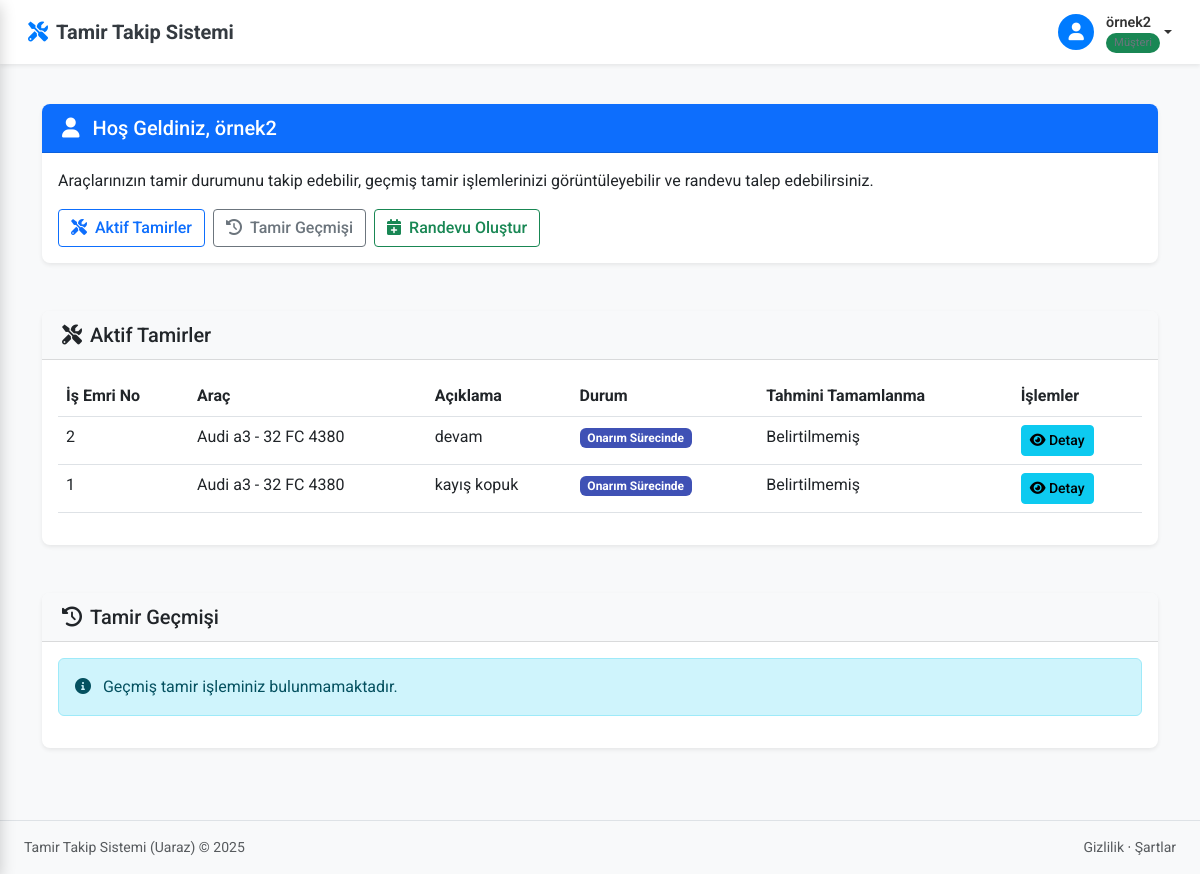
The app's page /musteri-portali/ (signed in) with its own data.
### core/models.py (models this page shows, shortened)
class IsEmri(models.Model):
    DURUM_SECENEKLERI = (
        ('beklemede', 'Beklemede'),
        ('incelemede', 'İncelemede'),
        ('onarim_sureci', 'Onarım Sürecinde'),
        ('test_asamasi', 'Test Aşamasında'),
        ('tamamlandi', 'Tamamlandı'),
        ('iptal_edildi', 'İptal Edildi'),
    )
    ONCELIK_SECENEKLERI = [
        ('normal', 'Normal'),
        ('yuksek', 'Yüksek'),
        ('acil', 'Acil'),
    ]
    arac = models.ForeignKey('Arac', on_delete=models.CASCADE, related_name='isemirleri')
    aciklama = models.TextField()
    durum = models.CharField(max_length=20, choices=DURUM_SECENEKLERI, default='beklemede')
    oncelik = models.CharField(max_length=10, choices=ONCELIK_SECENEKLERI, default='normal')
    teknisyen = models.ForeignKey(User, on_delete=models.SET_NULL, null=True, blank=True)
    baslama_tarihi = models.DateTimeField(
        verbose_name="Başlama Tarihi",
        default=timezone.now
    )
    bitis_tarihi = models.DateTimeField(null=True, blank=True, verbose_name="Bitiş Tarihi")
    olusturma_tarihi = models.DateTimeField(auto_now_add=True, verbose_name="Oluşturma Tarihi")
    yapilan_islemler = models.TextField(blank=True, verbose_name="Yapılan İşlemler")
    kullanilan_parcalar = models.TextField(blank=True, verbose_name="Kullanılan Parçalar")
    toplam_maliyet = models.DecimalField(max_digits=10, decimal_places=2, default=0, verbose_name="Toplam Maliyet")
    kilometre = models.IntegerField(null=True, blank=True, verbose_name="Kilometre")
    notlar = models.TextField(blank=True, verbose_name="Notlar")
    class Meta:
        ordering = ['-baslama_tarihi']
        verbose_name = "İş Emri"
        verbose_name_plural = "İş Emirleri"
    @property
    def durum_renk(self):
        renk_esleme = {
            'beklemede': 'warning',
            'incelemede': 'info',
            'onarim_sureci': 'primary',
            'test_asamasi': 'primary',
            'tamamlandi': 'success',
            'iptal_edildi': 'danger',
        }
        return renk_esleme.get(self.durum, 'secondary')

class Arac(models.Model):
    musteri = models.ForeignKey(Musteri, on_delete=models.CASCADE)
    marka = models.CharField(max_length=100)
    model = models.CharField(max_length=100)
    plaka = models.CharField(max_length=20, unique=True)
    uretim_yili = models.IntegerField()
    uretim_yili = models.IntegerField(default=2000)
    _son_isemri_cache = None
    @property
    def son_isemri(self):
        """Aracın en son iş emrini döndürür"""
        if self._son_isemri_cache is not None:
            return self._son_isemri_cache
        try:
            return self.isemirleri.order_by('-olusturma_tarihi').first()
        except AttributeError:
            try:
                return self.isemri_set.order_by('-olusturma_tarihi').first()
            except:
                return None

### core/views.py (the view)
# urls.py: path('musteri-portali/', views.musteri_portal, name='musteri_portal'),
@login_required
def musteri_portal(request):
    araclar = Arac.objects.filter(musteri__user=request.user)
    aktif_isemirler = IsEmri.objects.filter(
        arac__in=araclar,
        durum__in=['beklemede', 'incelemede', 'onarim_sureci', 'test_asamasi']
    ).order_by('-olusturma_tarihi')
    tamamlanan_isemirler = IsEmri.objects.filter(
        arac__in=araclar,
        durum='tamamlandi'
    ).order_by('-bitis_tarihi')
    context = {
        'aktif_isemirler': aktif_isemirler,
        'tamamlanan_isemirler': tamamlanan_isemirler,
        'araclar': araclar,
    }
    return render(request, 'core/musteri_portal.html', context)

### core/templates/core/musteri_portal.html (shortened to what this page needs)
{% extends 'core/base.html' %}
{% load static %}
{% load custom_filters %}
{% block content %}
<div class="container py-4">
    <div class="row mb-4">
        <div class="col-12">
            <div class="card shadow-sm">
                <div class="card-header bg-primary text-white">
                    <h5 class="mb-0"><i class="fas fa-user me-2"></i> Hoş Geldiniz, {{ user.first_name|default:user.username }}</h5>
                </div>
                <div class="card-body">
                    <p>Araçlarınızın tamir durumunu takip edebilir, geçmiş tamir işlemlerinizi görüntüleyebilir ve randevu talep edebilirsiniz.</p>
                    <div class="d-flex flex-wrap gap-2">
                        <a href="#active-repairs" class="btn btn-outline-primary">
                            <i class="fas fa-tools me-2"></i>Aktif Tamirler
                        </a>
                        <a href="#repair-history" class="btn btn-outline-secondary">
                            <i class="fas fa-history me-2"></i>Tamir Geçmişi
                        </a>
                        <a href="{% url 'musteri_randevu_olustur' %}" class="btn btn-outline-success">
                            <i class="fas fa-calendar-plus me-2"></i>Randevu Oluştur
                        </a>
                    </div>
                </div>
            </div>
        </div>
    </div>
    <div class="row mb-4" id="active-repairs">
        <div class="col-12">
            <div class="card shadow-sm">
                <div class="card-header">
                    <h5 class="mb-0"><i class="fas fa-tools me-2"></i>Aktif Tamirler</h5>
                </div>
                <div class="card-body">
                    {% if aktif_isemirler %}
                    <div class="table-responsive">
                        <table class="table table-hover">
                            <thead>
                                <tr>
                                    <th>İş Emri No</th>
                                    <th>Araç</th>
                                    <th>Açıklama</th>
                                    <th>Durum</th>
                                    <th>Tahmini Tamamlanma</th>
                                    <th>İşlemler</th>
                                </tr>
                            </thead>
                            <tbody>
                                {% for isemri in aktif_isemirler %}
                                <tr>
                                    <td>{{ isemri.id }}</td>
                                    <td>{{ isemri.arac.marka }} {{ isemri.arac.model }} - {{ isemri.arac.plaka }}</td>
                                    <td>{{ isemri.aciklama|truncatechars:50 }}</td>
                                    <td>
                                        <span class="badge bg-{{ isemri.durum_renk }}">{{ isemri.get_durum_display }}</span>
                                    </td>
                                    <td>{{ isemri.tahmini_tamamlanma_tarihi|default:"Belirtilmemiş" }}</td>
                                    <td>
                                        <a href="{% url 'musteri_isemri_detay' isemri.id %}" class="btn btn-sm btn-info">
                                            <i class="fas fa-eye"></i> Detay
                                        </a>
                                    </td>
                                </tr>
                                {% endfor %}
                            </tbody>
                        </table>
                    </div>
                    {% else %}
                    <div class="alert alert-info">
                        <i class="fas fa-info-circle me-2"></i> Şu anda aktif tamir işleminiz bulunmamaktadır.
                    </div>
                    {% endif %}
                </div>
            </div>
        </div>
    </div>
    <div class="row" id="repair-history">
        <div class="col-12">
            <div class="card shadow-sm">
                <div class="card-header">
                    <h5 class="mb-0"><i class="fas fa-history me-2"></i>Tamir Geçmişi</h5>
                </div>
                <div class="card-body">
                    {% if tamamlanan_isemirler %}
                    <div class="table-responsive">
                        <table class="table table-hover">
                            <thead>
                                <tr>
                                    <th>İş Emri No</th>
                                    <th>Araç</th>
                                    <th>Açıklama</th>
                                    <th>Tamamlanma Tarihi</th>
                                    <th>Toplam Tutar</th>
                                    <th>İşlemler</th>
                                </tr>
                            </thead>
                            <tbody>
                                {% for isemri in tamamlanan_isemirler %}
                                <tr>
                                    <td>{{ isemri.id }}</td>
                                    <td>{{ isemri.arac.marka }} {{ isemri.arac.model }} - {{ isemri.arac.plaka }}</td>
                                    <td>{{ isemri.aciklama|truncatechars:50 }}</td>
                                    <td>{{ isemri.tamamlanma_tarihi }}</td>
                                    <td>{{ isemri.toplam_tutar }} ₺</td>
                                    <td>
                                        <div class="btn-group">
                                            <a href="{% url 'musteri_isemri_detay' isemri.id %}" class="btn btn-sm btn-info">
                                                <i class="fas fa-eye"></i> Detay
                                            </a>
                                            <a href="{% url 'musteri_fatura_goruntule' isemri.id %}" class="btn btn-sm btn-secondary">
                                                <i class="fas fa-file-invoice"></i> Fatura
                                            </a>
                                        </div>
                                    </td>
                                </tr>
                                {% endfor %}
                            </tbody>
                        </table>
                    </div>
                    {% else %}
                    <div class="alert alert-info">
                        <i class="fas fa-info-circle me-2"></i> Geçmiş tamir işleminiz bulunmamaktadır.
                    </div>
                    {% endif %}
                </div>
            </div>
        </div>
    </div>
</div>
{% endblock %}

### core/templates/core/base.html (shortened to what this page needs)
{% load static %}
<!DOCTYPE html>
<html lang="tr">
<head>
    <link href="https://cdn.jsdelivr.net/npm/bootstrap@5.3.0-alpha1/dist/css/bootstrap.min.css" rel="stylesheet">
    <link rel="stylesheet" href="https://cdnjs.cloudflare.com/ajax/libs/font-awesome/6.0.0/css/all.min.css">
    <link rel="stylesheet" href="{% static 'core/css/style.css' %}">
    <link rel="stylesheet" href="{% static 'core/css/musteri_portal.css' %}">
</head>
<body>
    <div class="content-wrapper {% if request.user_agent.is_mobile %}expanded{% endif %}">
        <nav class="navbar navbar-expand-lg navbar-light bg-white fixed-top {% if request.user_agent.is_mobile %}sidebar-collapsed{% endif %}">
            <div class="container-fluid">
                <a class="navbar-brand" href="#">
                    <i class="fas fa-tools me-2"></i>
                    <span class="fw-bold">Tamir Takip Sistemi</span>
                </a>
                <div class="d-flex align-items-center">
                    {% if user.is_authenticated %}
                    <div class="user-menu dropdown">
                        <a href="#" class="dropdown-toggle" id="userDropdown">
                            <div class="user-image">
                                <i class="fas fa-user"></i>
                            </div>
                            <div class="user-info d-none d-sm-flex">
                                <span class="user-name">{{ user.username }}</span>
                                <span class="user-role">
                                    {% if user.profile.user_type == 'tamirci' %}
                                    <span class="user-badge bg-primary">Tamirci</span>
                                    {% else %}
                                    <span class="user-badge bg-success">Müşteri</span>
                                    {% endif %}
                                </span>
                            </div>
                        </a>
                    </div>
                    {% endif %}
                </div>
            </div>
        </nav>
        <main class="py-4">
            <div class="container-fluid px-4">
                {% block content %}{% endblock %}
            </div>
        </main>
        <footer class="bg-light py-3 mt-auto border-top">
            <div class="container-fluid px-4">
                <div class="d-flex align-items-center justify-content-between small">
                    <div class="text-muted">Tamir Takip Sistemi (Uaraz) &copy; 2025</div>
                    <div>
                        <a href="#" class="text-decoration-none text-muted">Gizlilik</a>
                        &middot;
                        <a href="#" class="text-decoration-none text-muted">Şartlar</a>
                    </div>
                </div>
            </div>
        </footer>
    </div>
</body>
</html>

### core/static/core/css/style.css (style rules this page uses)
body { font-family: 'Roboto', sans-serif; background-color: #f8f9fa; color: #333; overflow-x: hidden; transition: padding-left 0.3s ease; }
.content-wrapper { margin-left: 280px; transition: margin-left 0.3s cubic-bezier(0.25, 0.8, 0.25, 1); min-height: 100vh; padding-top: 56px; animation: fadeIn 0.3s ease; }
.content-wrapper.expanded { margin-left: 0; }
.navbar { padding: 0.75rem 1rem; box-shadow: 0 0.125rem 0.25rem rgba(0, 0, 0, 0.075); position: fixed; top: 0; right: 0; left: 0; z-index: 1030; transition: left 0.3s cubic-bezier(0.25, 0.8, 0.25, 1); }
.navbar-brand { font-weight: 600; display: flex; align-items: center; color: #343a40; }
.navbar-brand i { color: #007bff; font-size: 1.25rem; }
.user-menu { position: relative; }
.user-menu .dropdown-toggle { display: flex; align-items: center; text-decoration: none; color: #333; }
.user-menu .user-image { width: 36px; height: 36px; border-radius: 50%; margin-right: 0.75rem; display: flex; align-items: center; justify-content: center; background-color: #007bff; color: #fff; font-size: 1.1rem; }
.user-menu .user-info { display: flex; flex-direction: column; }
.user-menu .user-name { font-weight: 600; font-size: 0.9rem; }
.user-menu .user-role { font-size: 0.75rem; color: #6c757d; }
.user-badge { font-size: 0.7rem; padding: 0.2rem 0.5rem; border-radius: 10px; }
.card { border-radius: 0.5rem; box-shadow: 0 0.125rem 0.25rem rgba(0, 0, 0, 0.075); margin-bottom: 1.5rem; border: none; transition: transform 0.3s ease, box-shadow 0.3s ease; }
.card-header { border-top-left-radius: 0.5rem !important; border-top-right-radius: 0.5rem !important; background-color: #f8f9fa; border-bottom: 1px solid rgba(0, 0, 0, 0.125); padding: 0.75rem 1.25rem; }
.btn { border-radius: 0.25rem; font-weight: 500; }
.table-responsive { overflow-x: auto; -webkit-overflow-scrolling: touch; }
:root { --light-theme-bg: #f8f9fa; --light-theme-text: #333; --dark-theme-bg: #1a1d20; --dark-theme-text: #f8f9fa; }

### core/static/core/css/musteri_portal.css (style rules this page uses)
.badge.bg-primary { background-color: #3f51b5 !important; }

### records on screen
IsEmri: id "2", arac.marka "Audi", arac.model "a3", arac.plaka "32 FC 4380", aciklama "devam", durum "Onarım Sürecinde", tahmini_tamamlanma_tarihi "Belirtilmemiş"
IsEmri: id "1", arac.marka "Audi", arac.model "a3", arac.plaka "32 FC 4380", aciklama "kayış kopuk", durum "Onarım Sürecinde", tahmini_tamamlanma_tarihi "Belirtilmemiş"

### other values on screen
{{ user.username }} "örnek2"
{{ user.first_name|default:user.username }} "örnek2"
